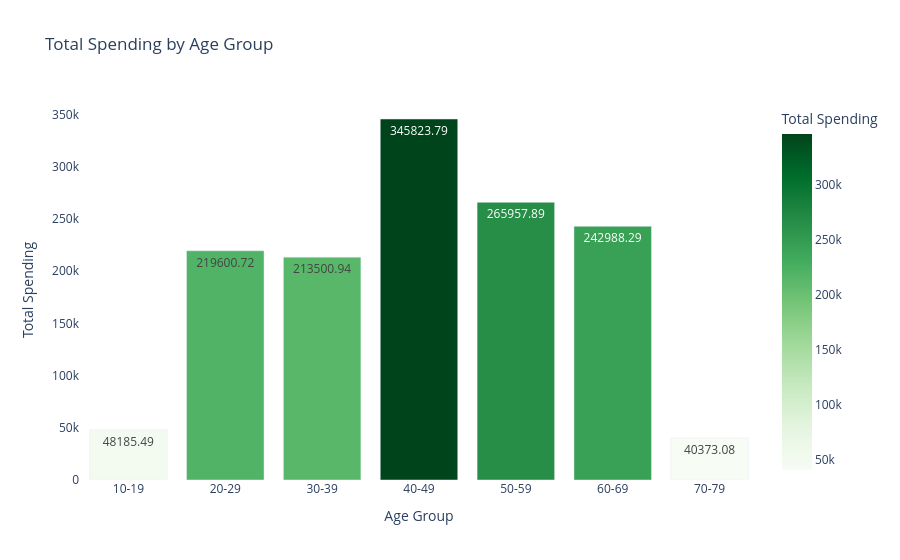

The code cell stored with this chart in its notebook:
### Code cell
import pandas as pd
import plotly.express as px

# Assuming the final_combined_dataset already has the 'Age' and 'Amount' columns
# Create age bins (10-year intervals)
age_bins = pd.cut(final_combined_dataset['Age'], bins=range(0, 101, 10), right=False, labels=["0-9", "10-19", "20-29", "30-39", "40-49", "50-59", "60-69", "70-79", "80-89", "90-99"])

# Use .loc to avoid the SettingWithCopyWarning
final_combined_dataset.loc[:, 'AgeBin'] = age_bins

# Ensure the 'Amount' column is numeric
final_combined_dataset.loc[:, 'Amount'] = pd.to_numeric(final_combined_dataset['Amount'], errors='coerce')

# Group by AgeBin and calculate the total spending (sum of Amount) for each bin
age_bin_spending = final_combined_dataset.groupby('AgeBin', observed=True).agg({'Amount': 'sum'}).reset_index()

# Plotting the bar chart
fig = px.bar(
    age_bin_spending,
    x='AgeBin',
    y='Amount',
    title="Total Spending by Age Group",
    labels={'Amount': 'Total Spending', 'AgeBin': 'Age Group'},
    color='Amount',  # Color by total spending amount
    color_continuous_scale='Greens',  # Using a green gradient where darkest = highest spending
    text='Amount',  # Add total spending as annotations on the bars
)

# Update layout to improve readability
fig.update_traces(hovertemplate='Age Group: %{x}<br>Spending: %{y}<extra></extra>')  # Custom hover text

# Update layout
fig.update_layout(
    plot_bgcolor='white',
    xaxis_title="Age Group",
    yaxis_title="Total Spending",
    showlegend=False,  # Hide the legend for a cleaner look
)

# Show the figure
fig.show()

### Figure 1 — Plotly figure (JSON) as saved in the notebook; plotly's stock layout.template omitted (floating-point values rounded to 4 significant figures)
{"data": [{"alignmentgroup": "True", "hovertemplate": "Age Group: %{x}<br>Spending: %{y}<extra></extra>", "legendgroup": "", "marker": {"color": [48190.0, 219600.0, 213500.0, 345800.0, 266000.0, 243000.0, 40370.0], "coloraxis": "coloraxis", "pattern": {"shape": ""}}, "name": "", "offsetgroup": "", "orientation": "v", "showlegend": false, "text": [48190.0, 219600.0, 213500.0, 345800.0, 266000.0, 243000.0, 40370.0], "textposition": "auto", "type": "bar", "x": ["10-19", "20-29", "30-39", "40-49", "50-59", "60-69", "70-79"], "xaxis": "x", "y": [48190.0, 219600.0, 213500.0, 345800.0, 266000.0, 243000.0, 40370.0], "yaxis": "y"}], "layout": {"autosize": true, "barmode": "relative", "coloraxis": {"colorbar": {"title": {"text": "Total Spending"}}, "colorscale": [[0, "rgb(247,252,245)"], [0.125, "rgb(229,245,224)"], [0.25, "rgb(199,233,192)"], [0.375, "rgb(161,217,155)"], [0.5, "rgb(116,196,118)"], [0.625, "rgb(65,171,93)"], [0.75, "rgb(35,139,69)"], [0.875, "rgb(0,109,44)"], [1, "rgb(0,68,27)"]]}, "legend": {"tracegroupgap": 0}, "plot_bgcolor": "white", "showlegend": false, "title": {"text": "Total Spending by Age Group"}, "xaxis": {"anchor": "y", "autorange": true, "domain": [0, 1], "range": [-0.5, 6.5], "title": {"text": "Age Group"}, "type": "category"}, "yaxis": {"anchor": "x", "autorange": true, "domain": [0, 1], "range": [0, 364000.0], "title": {"text": "Total Spending"}, "type": "linear"}}}
